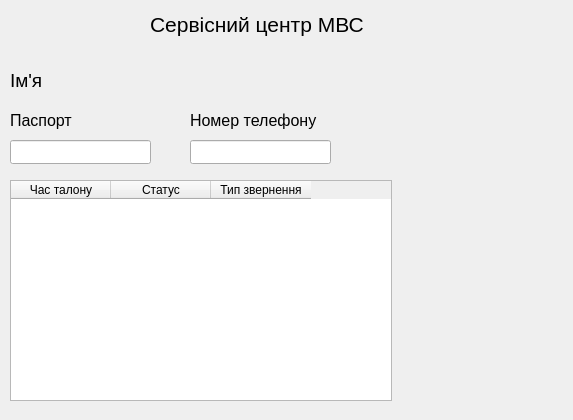
<?xml version="1.0" encoding="UTF-8"?>
<ui version="4.0">
 <class>UserWindow</class>
 <widget class="QWidget" name="UserWindow">
  <property name="geometry">
   <rect>
    <x>0</x>
    <y>0</y>
    <width>573</width>
    <height>420</height>
   </rect>
  </property>
  <property name="windowTitle">
   <string>Form</string>
  </property>
  <widget class="QTableWidget" name="tableWidget">
   <property name="geometry">
    <rect>
     <x>10</x>
     <y>180</y>
     <width>382</width>
     <height>221</height>
    </rect>
   </property>
   <property name="autoScroll">
    <bool>true</bool>
   </property>
   <property name="editTriggers">
    <set>QAbstractItemView::EditTrigger::NoEditTriggers</set>
   </property>
   <property name="sortingEnabled">
    <bool>true</bool>
   </property>
   <property name="cornerButtonEnabled">
    <bool>false</bool>
   </property>
   <attribute name="horizontalHeaderDefaultSectionSize">
    <number>100</number>
   </attribute>
   <column>
    <property name="text">
     <string>Час талону</string>
    </property>
   </column>
   <column>
    <property name="text">
     <string>Статус</string>
    </property>
   </column>
   <column>
    <property name="text">
     <string>Тип звернення</string>
    </property>
   </column>
  </widget>
  <widget class="QLabel" name="labelUserName">
   <property name="geometry">
    <rect>
     <x>10</x>
     <y>60</y>
     <width>251</width>
     <height>41</height>
    </rect>
   </property>
   <property name="font">
    <font>
     <pointsize>14</pointsize>
    </font>
   </property>
   <property name="text">
    <string>Ім'я</string>
   </property>
  </widget>
  <widget class="QLabel" name="label_2">
   <property name="geometry">
    <rect>
     <x>10</x>
     <y>110</y>
     <width>81</width>
     <height>21</height>
    </rect>
   </property>
   <property name="font">
    <font>
     <pointsize>12</pointsize>
    </font>
   </property>
   <property name="text">
    <string>Паспорт</string>
   </property>
  </widget>
  <widget class="QLabel" name="label_3">
   <property name="geometry">
    <rect>
     <x>190</x>
     <y>110</y>
     <width>131</width>
     <height>21</height>
    </rect>
   </property>
   <property name="font">
    <font>
     <pointsize>12</pointsize>
    </font>
   </property>
   <property name="text">
    <string>Номер телефону</string>
   </property>
  </widget>
  <widget class="QLineEdit" name="lineEditPassport">
   <property name="geometry">
    <rect>
     <x>10</x>
     <y>140</y>
     <width>141</width>
     <height>24</height>
    </rect>
   </property>
   <property name="font">
    <font>
     <pointsize>12</pointsize>
    </font>
   </property>
   <property name="readOnly">
    <bool>true</bool>
   </property>
  </widget>
  <widget class="QLineEdit" name="lineEditPhonenumber">
   <property name="geometry">
    <rect>
     <x>190</x>
     <y>140</y>
     <width>141</width>
     <height>24</height>
    </rect>
   </property>
   <property name="font">
    <font>
     <pointsize>12</pointsize>
    </font>
   </property>
   <property name="readOnly">
    <bool>true</bool>
   </property>
  </widget>
  <widget class="QLabel" name="label_4">
   <property name="geometry">
    <rect>
     <x>150</x>
     <y>10</y>
     <width>250</width>
     <height>28</height>
    </rect>
   </property>
   <property name="maximumSize">
    <size>
     <width>250</width>
     <height>16777215</height>
    </size>
   </property>
   <property name="font">
    <font>
     <pointsize>16</pointsize>
    </font>
   </property>
   <property name="text">
    <string>Сервісний центр МВС</string>
   </property>
  </widget>
 </widget>
 <resources/>
 <connections/>
</ui>
